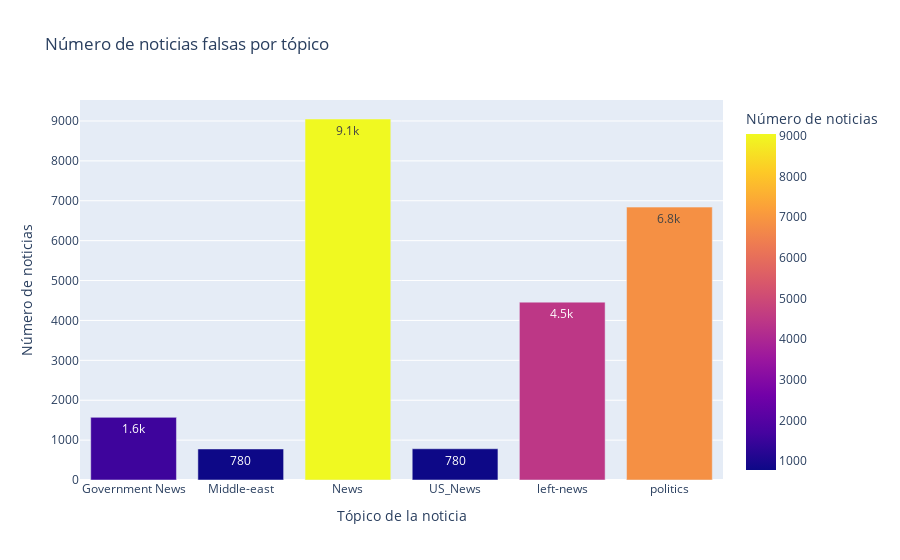

The notebook cell saved with this chart:
### Code cell
# Número de noticias por tópico
dfg=news_false.groupby('subject').count().reset_index()
fig = px.bar(dfg, x='subject', y = 'title', title = 'Número de noticias falsas por tópico', color = 'title', barmode = 'stack',text_auto='.2s',
              labels={'subject':'Tópico de la noticia','title':'Número de noticias'})
fig.show()

### Figure 1 — Plotly figure (JSON) as saved in the notebook; plotly's stock layout.template omitted (floating-point values rounded to 4 significant figures)
{"data": [{"alignmentgroup": "True", "hovertemplate": "Tópico de la noticia=%{x}<br>Número de noticias=%{marker.color}<extra></extra>", "legendgroup": "", "marker": {"color": [1570, 778, 9050, 783, 4459, 6841], "coloraxis": "coloraxis", "pattern": {"shape": ""}}, "name": "", "offsetgroup": "", "orientation": "v", "showlegend": false, "textposition": "auto", "texttemplate": "%{y:.2s}", "type": "bar", "x": ["Government News", "Middle-east", "News", "US_News", "left-news", "politics"], "xaxis": "x", "y": [1570, 778, 9050, 783, 4459, 6841], "yaxis": "y"}], "layout": {"barmode": "stack", "coloraxis": {"colorbar": {"title": {"text": "Número de noticias"}}, "colorscale": [[0, "#0d0887"], [0.1111, "#46039f"], [0.2222, "#7201a8"], [0.3333, "#9c179e"], [0.4444, "#bd3786"], [0.5556, "#d8576b"], [0.6667, "#ed7953"], [0.7778, "#fb9f3a"], [0.8889, "#fdca26"], [1, "#f0f921"]]}, "legend": {"tracegroupgap": 0}, "title": {"text": "Número de noticias falsas por tópico"}, "xaxis": {"anchor": "y", "domain": [0, 1], "title": {"text": "Tópico de la noticia"}}, "yaxis": {"anchor": "x", "domain": [0, 1], "title": {"text": "Número de noticias"}}}}
